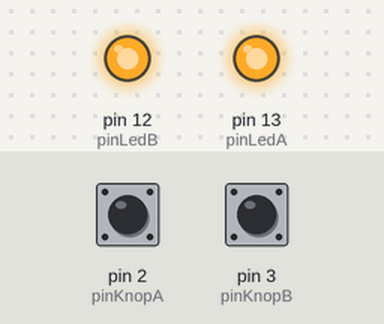
Simulated run of this sketch. Board: Arduino Uno, built with avr-gcc and run on an emulated ATmega328P. Parts: output pins drawn as LEDs (lit = HIGH). The test bench sets the inputs (shaded band); at power-on: pin 2 (pinKnopA) HIGH, pin 3 (pinKnopB) HIGH.

Above: at 1.2 s.
1.3 s: pin 2 (pinKnopA) pulled LOW for 0.15 s
At 1.37 s:
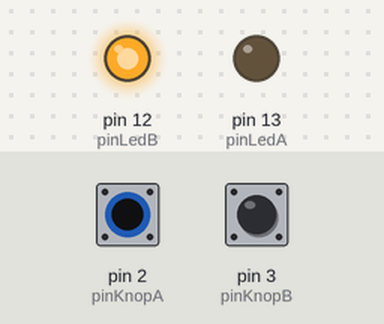
2.9 s: pin 3 (pinKnopB) pulled LOW for 0.15 s
At 2.97 s:
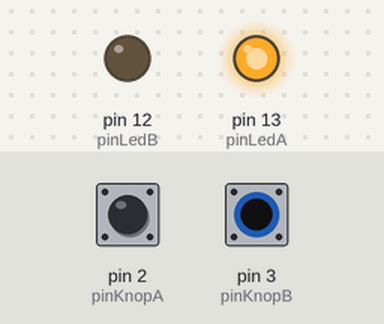
4.5 s: pin 3 (pinKnopB) pulled LOW for 3.2 s
At 8.6 s:
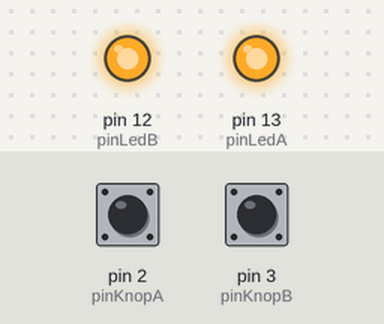
9.2 s: pin 2 (pinKnopA) pulled LOW for 3.2 s
At 9.7 s:
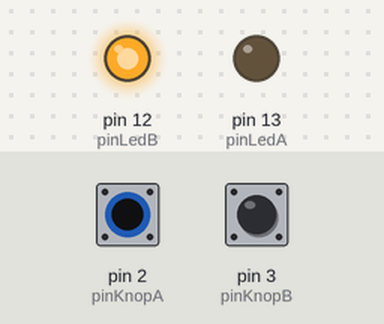
13.9 s: pin 2 (pinKnopA) driven LOW and pin 3 (pinKnopB) driven LOW
At 14.5 s:
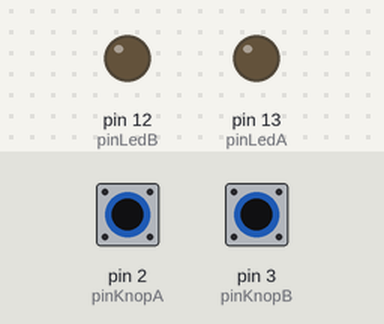
Timing chart, 0 to 16.4 s (numbered marks = the images above; inputs shaded):
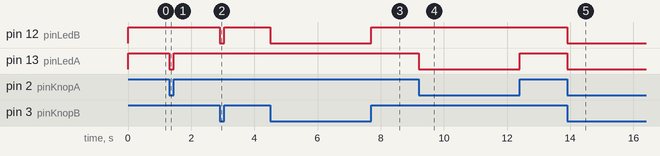

The sketch:

testcode.ino
```cpp
const int pinLedA   = 13; // pin van LED A
const int pinLedB   = 12; // pin van LED B
const int pinKnopA  = 2; // pin van knop A
const int pinKnopB  = 3; // pin van knop B

void setup() {
  // put your setup code here, to run once:
  pinMode(pinLedA, OUTPUT);
  pinMode(pinLedB, OUTPUT);

  // zet pinmode voor knoppen
  pinMode(pinKnopA, INPUT);
  pinMode(pinKnopB, INPUT);
}

void loop() {
  // put your main code here, to run repeatedly:
  // zet LedA aan/uit afhankelijk van stand van knopA
  if (digitalRead(pinKnopA) == LOW) {
    digitalWrite(pinLedA, LOW);
  } else {
    digitalWrite(pinLedA, HIGH);
  }

  // zet LedB aan/uit afhankelijk van stand van nopB
  if (digitalRead(pinKnopB) == LOW) {
    digitalWrite(pinLedB, LOW);
  } else {
    digitalWrite(pinLedB, HIGH);
  }
}
```

Measured:
- after the input at 1.3 s, pin 13 (pinLedA): HIGH → LOW at once, → HIGH 0.15 s later
- after the input at 2.9 s, pin 12 (pinLedB): HIGH → LOW at once, → HIGH 0.15 s later
- after the input at 4.5 s, pin 12 (pinLedB): HIGH → LOW at once, → HIGH 3.2 s later
- after the input at 9.2 s, pin 13 (pinLedA): HIGH → LOW at once, → HIGH 3.2 s later
- after the input at 13.9 s, pin 12 (pinLedB), pin 13 (pinLedA): HIGH → LOW at once
